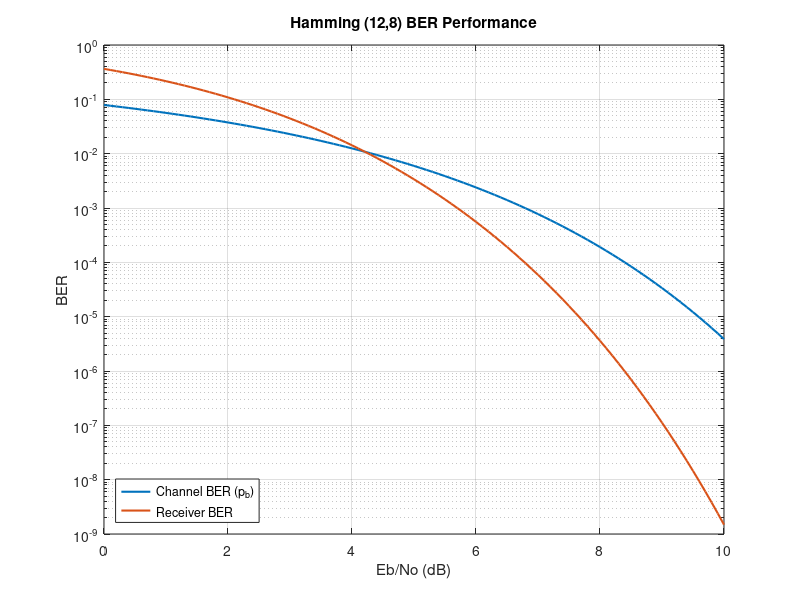
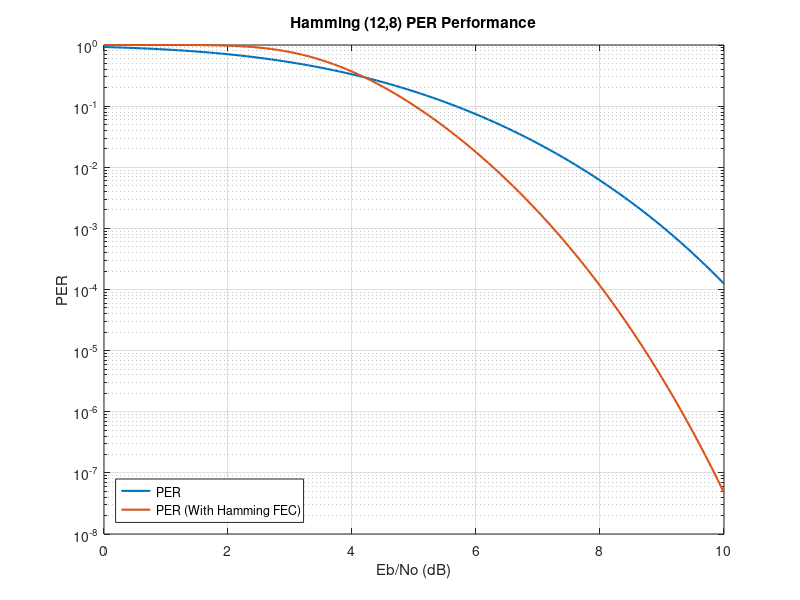

Source code (MATLAB) for these figures, in order:
function hamming_ber_simulation()
    % Parameters for Hamming (12,8)
    n = 12;  % Codeword length
    k = 8;   % Information bit length
    packet_size = 32; % Number of bits per packet
    num_packets = 200; % Number of packets to simulate
    EbNo_dB = 0:0.1:10;  % Range of Eb/No in dB
    results = zeros(length(EbNo_dB), 5); % To store results: [Eb/No, p_b, BER_receiver, PER_no_FEC, PER_with_FEC]

    % Loop over Eb/No values
    for i = 1:length(EbNo_dB)
        % Calculate BER (p_b) for AWGN channel
        p_b = calculate_bipolar_ber(EbNo_dB(i));
        
        % Calculate uncorrected error probability
        P_uncorrected = calculate_uncorrected_error_probability(n, p_b);
        
        % Calculate receiver BER
        BER_receiver = (P_uncorrected * n) / k;
        
        % Calculate Packet Error Rate (PER) without FEC
        PER_no_FEC = 1 - (1 - p_b)^packet_size;
        
        % Calculate PER with Hamming FEC
        PER_with_FEC = 1 - (1 - BER_receiver)^packet_size;

        % Store results
        results(i, :) = [EbNo_dB(i), p_b, BER_receiver, PER_no_FEC, PER_with_FEC];
    end

    % Find intersection using linear interpolation
    diff = results(:, 2) - results(:, 3);  % Difference between Channel BER and Receiver BER
    indices = find(diff(1:end-1) .* diff(2:end) < 0);  % Find where the sign of difference changes

    if ~isempty(indices)
        % Interpolate to find the intersection point
        idx = indices(1);  % Take the first crossing point
        x1 = results(idx, 1); x2 = results(idx+1, 1);
        y1 = diff(idx); y2 = diff(idx+1);

        intersection_EbNo = x1 - y1 * (x2 - x1) / (y2 - y1);  % Linear interpolation
        intersection_BER = results(idx, 2) + (results(idx+1, 2) - results(idx, 2)) * (intersection_EbNo - x1) / (x2 - x1);

        fprintf('Intersection Point:\n');
        fprintf('Eb/No (dB): %.2f\n', intersection_EbNo);
        fprintf('BER: %.6e\n', intersection_BER);
    else
        fprintf('No intersection found within the given range.\n');
        return;
    end

    % Find the index where the difference is closest to zero
    %[~, idx] = min(abs(results(:, 2) - results(:, 3)));
    %intersection_EbNo = results(idx, 1); % Corresponding Eb/No
    %intersection_BER = results(idx, 2); % Corresponding BER

    % Display results
    fprintf('Eb/No (dB)\tChannel BER (p_b)\tReceiver BER\tPER (no FEC)\tPER (with FEC)\n');
    for i = 1:length(EbNo_dB)
        fprintf('%.4f\t\t%.6e\t\t%.6e\t\t%.6e\t\t%.6e\n', results(i, 1), results(i, 2), results(i, 3), results(i, 4), results(i, 5));
    end
    %fprintf('Intersection Point:\n');
    %fprintf('Eb/No (dB): %.3f\n', intersection_EbNo);
    %fprintf('BER: %.6e\n', intersection_BER);

    % Plot results BER
    figure(1);
    semilogy(results(:, 1), results(:, 2), 'LineWidth', 1.5, 'DisplayName', 'Channel BER (p_b)');
    hold on;
    semilogy(results(:, 1), results(:, 3), 'LineWidth', 1.5, 'DisplayName', 'Receiver BER');
    %hold on;
    % Mark the intersection point
    %semilogy(intersection_EbNo, intersection_BER, 'rs', 'MarkerSize', 10, ...
    %    'LineWidth', 1, 'DisplayName', sprintf('Intersection: %.2f dB, %.2e', intersection_EbNo, intersection_BER));
    grid on;
    xlabel('Eb/No (dB)');
    ylabel('BER');
    legend('Location', 'Southwest');
    title('Hamming (12,8) BER Performance');

    % Plot results PER
    figure(2);
    semilogy(results(:, 1), results(:, 4), 'LineWidth', 1.5, 'DisplayName', 'PER');
    hold on;
    semilogy(results(:, 1), results(:, 5), 'LineWidth', 1.5, 'DisplayName', 'PER (With Hamming FEC)');
    % Find the intersection point using linear interpolation
    %[x_intersection, y_intersection] = find_intersection_linear(results(:, 1), results(:, 4), results(:, 5));
    % Plot the intersection point
    %plot(x_intersection, y_intersection, 'rs', 'MarkerSize', 10, 'LineWidth', 1, 'DisplayName', sprintf('Intersection: %.2f dB, %.2e', x_intersection, y_intersection));
    grid on;
    xlabel('Eb/No (dB)');
    ylabel('PER');
    legend('Location', 'Southwest');
    title('Hamming (12,8) PER Performance');
end

%function p_b = calculate_ber(EbNo_dB)
    % Calculate BER (p_b) for AWGN channel with OOK modulation
%    EbNo_linear = 10^(EbNo_dB / 10);  % Convert Eb/No from dB to linear scale
%    p_b = qfunc(sqrt(2 * EbNo_linear));  % Use Q-function for AWGN
%end

function p_b = calculate_bipolar_ber(EbNo_dB)
    EbNo_linear = 10^(EbNo_dB / 10);  
    p_b = qfunc(sqrt(2 * EbNo_linear));  % Bipolar OOK uses Q-function
end

function P_uncorrected = calculate_uncorrected_error_probability(n, p_b)
    % Calculate uncorrected error probability for Hamming (12,8)
    P_uncorrected = 0;
    for j = 2:n  % Start from 2 errors since 0 and 1 errors are correctable
        P_uncorrected = P_uncorrected + nchoosek(n, j) * (p_b^j) * ((1 - p_b)^(n - j));
    end
end

function [x_intersection, y_intersection] = find_intersection_linear(x, y1, y2)
    % Find intersection point of two curves using linear interpolation
    for i = 1:length(x)-1
        % Check if y1 and y2 have opposite signs at the endpoints
        if (y1(i) - y2(i)) * (y1(i+1) - y2(i+1)) < 0
            % Perform linear interpolation
            x_intersection = x(i) + (x(i+1) - x(i)) * (0 - y1(i)) / (y1(i+1) - y1(i));
            y_intersection = 0;  % Since we are finding the intersection where y = 0
            return;
        end
    end
    % If no intersection is found, return NaN
    x_intersection = NaN;
    y_intersection = NaN;
end
